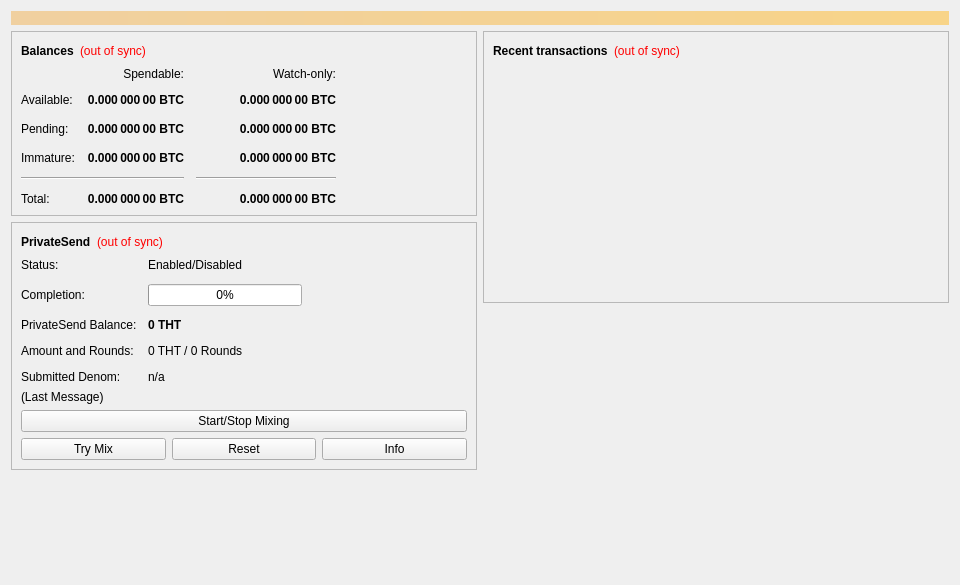
<?xml version="1.0" encoding="UTF-8"?>
<ui version="4.0">
 <class>OverviewPage</class>
 <widget class="QWidget" name="OverviewPage">
  <property name="geometry">
   <rect>
    <x>0</x>
    <y>0</y>
    <width>960</width>
    <height>585</height>
   </rect>
  </property>
  <property name="minimumSize">
   <size>
    <width>960</width>
    <height>0</height>
   </size>
  </property>
  <property name="windowTitle">
   <string>Form</string>
  </property>
  <layout class="QVBoxLayout" name="topLayout">
   <item>
    <widget class="QLabel" name="labelAlerts">
     <property name="visible">
      <bool>false</bool>
     </property>
     <property name="styleSheet">
      <string notr="true">QLabel { background-color: qlineargradient(x1: 0, y1: 0, x2: 1, y2: 0, stop:0 #F0D0A0, stop:1 #F8D488); color:#000000; }</string>
     </property>
     <property name="wordWrap">
      <bool>true</bool>
     </property>
     <property name="margin">
      <number>3</number>
     </property>
     <property name="textInteractionFlags">
      <set>Qt::TextSelectableByMouse</set>
     </property>
    </widget>
   </item>
   <item>
    <layout class="QHBoxLayout" name="horizontalLayout" stretch="1,1">
     <item>
      <layout class="QVBoxLayout" name="verticalLayout_2">
       <item>
        <widget class="QFrame" name="frame">
         <property name="frameShape">
          <enum>QFrame::StyledPanel</enum>
         </property>
         <property name="frameShadow">
          <enum>QFrame::Raised</enum>
         </property>
         <layout class="QVBoxLayout" name="verticalLayout_4">
          <item>
           <layout class="QHBoxLayout" name="horizontalLayout_4">
            <item>
             <widget class="QLabel" name="label_5">
              <property name="font">
               <font>
                <weight>75</weight>
                <bold>true</bold>
               </font>
              </property>
              <property name="text">
               <string>Balances</string>
              </property>
             </widget>
            </item>
            <item>
             <widget class="QLabel" name="labelWalletStatus">
              <property name="toolTip">
               <string>The displayed information may be out of date. Your wallet automatically synchronizes with the Thought network after a connection is established, but this process has not completed yet.</string>
              </property>
              <property name="styleSheet">
               <string notr="true">QLabel { color: red; }</string>
              </property>
              <property name="text">
               <string notr="true">(out of sync)</string>
              </property>
              <property name="alignment">
               <set>Qt::AlignLeading|Qt::AlignLeft|Qt::AlignVCenter</set>
              </property>
             </widget>
            </item>
            <item>
             <spacer name="horizontalSpacer_3">
              <property name="orientation">
               <enum>Qt::Horizontal</enum>
              </property>
              <property name="sizeHint" stdset="0">
               <size>
                <width>40</width>
                <height>20</height>
               </size>
              </property>
             </spacer>
            </item>
           </layout>
          </item>
          <item>
           <layout class="QGridLayout" name="gridLayout">
            <property name="spacing">
             <number>12</number>
            </property>
            <item row="2" column="2">
             <widget class="QLabel" name="labelWatchPending">
              <property name="font">
               <font>
                <weight>75</weight>
                <bold>true</bold>
               </font>
              </property>
              <property name="cursor">
               <cursorShape>IBeamCursor</cursorShape>
              </property>
              <property name="toolTip">
               <string>Unconfirmed transactions to watch-only addresses</string>
              </property>
              <property name="text">
               <string notr="true">0.000 000 00 BTC</string>
              </property>
              <property name="alignment">
               <set>Qt::AlignRight|Qt::AlignTrailing|Qt::AlignVCenter</set>
              </property>
              <property name="textInteractionFlags">
               <set>Qt::LinksAccessibleByMouse|Qt::TextSelectableByKeyboard|Qt::TextSelectableByMouse</set>
              </property>
             </widget>
            </item>
            <item row="2" column="1">
             <widget class="QLabel" name="labelUnconfirmed">
              <property name="font">
               <font>
                <weight>75</weight>
                <bold>true</bold>
               </font>
              </property>
              <property name="cursor">
               <cursorShape>IBeamCursor</cursorShape>
              </property>
              <property name="toolTip">
               <string>Total of transactions that have yet to be confirmed, and do not yet count toward the spendable balance</string>
              </property>
              <property name="text">
               <string notr="true">0.000 000 00 BTC</string>
              </property>
              <property name="alignment">
               <set>Qt::AlignRight|Qt::AlignTrailing|Qt::AlignVCenter</set>
              </property>
              <property name="textInteractionFlags">
               <set>Qt::LinksAccessibleByMouse|Qt::TextSelectableByKeyboard|Qt::TextSelectableByMouse</set>
              </property>
             </widget>
            </item>
            <item row="3" column="2">
             <widget class="QLabel" name="labelWatchImmature">
              <property name="font">
               <font>
                <weight>75</weight>
                <bold>true</bold>
               </font>
              </property>
              <property name="cursor">
               <cursorShape>IBeamCursor</cursorShape>
              </property>
              <property name="toolTip">
               <string>Mined balance in watch-only addresses that has not yet matured</string>
              </property>
              <property name="text">
               <string notr="true">0.000 000 00 BTC</string>
              </property>
              <property name="alignment">
               <set>Qt::AlignRight|Qt::AlignTrailing|Qt::AlignVCenter</set>
              </property>
              <property name="textInteractionFlags">
               <set>Qt::LinksAccessibleByMouse|Qt::TextSelectableByKeyboard|Qt::TextSelectableByMouse</set>
              </property>
             </widget>
            </item>
            <item row="4" column="0" colspan="2">
             <widget class="Line" name="lineSpendableBalance">
              <property name="orientation">
               <enum>Qt::Horizontal</enum>
              </property>
             </widget>
            </item>
            <item row="4" column="2">
             <widget class="Line" name="lineWatchBalance">
              <property name="sizePolicy">
               <sizepolicy hsizetype="Preferred" vsizetype="Fixed">
                <horstretch>0</horstretch>
                <verstretch>0</verstretch>
               </sizepolicy>
              </property>
              <property name="minimumSize">
               <size>
                <width>140</width>
                <height>0</height>
               </size>
              </property>
              <property name="orientation">
               <enum>Qt::Horizontal</enum>
              </property>
             </widget>
            </item>
            <item row="5" column="0">
             <widget class="QLabel" name="labelTotalText">
              <property name="text">
               <string>Total:</string>
              </property>
             </widget>
            </item>
            <item row="3" column="1">
             <widget class="QLabel" name="labelImmature">
              <property name="font">
               <font>
                <weight>75</weight>
                <bold>true</bold>
               </font>
              </property>
              <property name="cursor">
               <cursorShape>IBeamCursor</cursorShape>
              </property>
              <property name="toolTip">
               <string>Mined balance that has not yet matured</string>
              </property>
              <property name="text">
               <string notr="true">0.000 000 00 BTC</string>
              </property>
              <property name="alignment">
               <set>Qt::AlignRight|Qt::AlignTrailing|Qt::AlignVCenter</set>
              </property>
              <property name="textInteractionFlags">
               <set>Qt::LinksAccessibleByMouse|Qt::TextSelectableByKeyboard|Qt::TextSelectableByMouse</set>
              </property>
             </widget>
            </item>
            <item row="2" column="3">
             <spacer name="horizontalSpacer_2">
              <property name="orientation">
               <enum>Qt::Horizontal</enum>
              </property>
              <property name="sizeHint" stdset="0">
               <size>
                <width>40</width>
                <height>20</height>
               </size>
              </property>
             </spacer>
            </item>
            <item row="3" column="0">
             <widget class="QLabel" name="labelImmatureText">
              <property name="text">
               <string>Immature:</string>
              </property>
             </widget>
            </item>
            <item row="5" column="1">
             <widget class="QLabel" name="labelTotal">
              <property name="font">
               <font>
                <weight>75</weight>
                <bold>true</bold>
               </font>
              </property>
              <property name="cursor">
               <cursorShape>IBeamCursor</cursorShape>
              </property>
              <property name="toolTip">
               <string>Your current total balance</string>
              </property>
              <property name="text">
               <string notr="true">0.000 000 00 BTC</string>
              </property>
              <property name="alignment">
               <set>Qt::AlignRight|Qt::AlignTrailing|Qt::AlignVCenter</set>
              </property>
              <property name="textInteractionFlags">
               <set>Qt::LinksAccessibleByMouse|Qt::TextSelectableByKeyboard|Qt::TextSelectableByMouse</set>
              </property>
             </widget>
            </item>
            <item row="5" column="2">
             <widget class="QLabel" name="labelWatchTotal">
              <property name="font">
               <font>
                <weight>75</weight>
                <bold>true</bold>
               </font>
              </property>
              <property name="cursor">
               <cursorShape>IBeamCursor</cursorShape>
              </property>
              <property name="toolTip">
               <string>Current total balance in watch-only addresses</string>
              </property>
              <property name="text">
               <string notr="true">0.000 000 00 BTC</string>
              </property>
              <property name="alignment">
               <set>Qt::AlignRight|Qt::AlignTrailing|Qt::AlignVCenter</set>
              </property>
              <property name="textInteractionFlags">
               <set>Qt::LinksAccessibleByMouse|Qt::TextSelectableByKeyboard|Qt::TextSelectableByMouse</set>
              </property>
             </widget>
            </item>
            <item row="0" column="2">
             <widget class="QLabel" name="labelWatchonly">
              <property name="text">
               <string>Watch-only:</string>
              </property>
              <property name="alignment">
               <set>Qt::AlignRight|Qt::AlignTrailing|Qt::AlignVCenter</set>
              </property>
             </widget>
            </item>
            <item row="1" column="0">
             <widget class="QLabel" name="labelBalanceText">
              <property name="text">
               <string>Available:</string>
              </property>
             </widget>
            </item>
            <item row="1" column="1">
             <widget class="QLabel" name="labelBalance">
              <property name="font">
               <font>
                <weight>75</weight>
                <bold>true</bold>
               </font>
              </property>
              <property name="cursor">
               <cursorShape>IBeamCursor</cursorShape>
              </property>
              <property name="toolTip">
               <string>Your current spendable balance</string>
              </property>
              <property name="text">
               <string notr="true">0.000 000 00 BTC</string>
              </property>
              <property name="alignment">
               <set>Qt::AlignRight|Qt::AlignTrailing|Qt::AlignVCenter</set>
              </property>
              <property name="textInteractionFlags">
               <set>Qt::LinksAccessibleByMouse|Qt::TextSelectableByKeyboard|Qt::TextSelectableByMouse</set>
              </property>
             </widget>
            </item>
            <item row="1" column="2">
             <widget class="QLabel" name="labelWatchAvailable">
              <property name="font">
               <font>
                <weight>75</weight>
                <bold>true</bold>
               </font>
              </property>
              <property name="cursor">
               <cursorShape>IBeamCursor</cursorShape>
              </property>
              <property name="toolTip">
               <string>Your current balance in watch-only addresses</string>
              </property>
              <property name="text">
               <string notr="true">0.000 000 00 BTC</string>
              </property>
              <property name="alignment">
               <set>Qt::AlignRight|Qt::AlignTrailing|Qt::AlignVCenter</set>
              </property>
              <property name="textInteractionFlags">
               <set>Qt::LinksAccessibleByMouse|Qt::TextSelectableByKeyboard|Qt::TextSelectableByMouse</set>
              </property>
             </widget>
            </item>
            <item row="2" column="0">
             <widget class="QLabel" name="labelPendingText">
              <property name="text">
               <string>Pending:</string>
              </property>
             </widget>
            </item>
            <item row="0" column="1">
             <widget class="QLabel" name="labelSpendable">
              <property name="text">
               <string>Spendable:</string>
              </property>
              <property name="alignment">
               <set>Qt::AlignRight|Qt::AlignTrailing|Qt::AlignVCenter</set>
              </property>
             </widget>
            </item>
           </layout>
          </item>
         </layout>
        </widget>
       </item>
       <item>
        <widget class="QFrame" name="framePrivateSend">
         <property name="layoutDirection">
          <enum>Qt::LeftToRight</enum>
         </property>
         <property name="frameShape">
          <enum>QFrame::StyledPanel</enum>
         </property>
         <property name="frameShadow">
          <enum>QFrame::Raised</enum>
         </property>
         <layout class="QVBoxLayout" name="VerticalLayout_PS1">
          <item>
           <layout class="QHBoxLayout" name="horizontalLayout_5">
            <item>
             <widget class="QLabel" name="labelPrivateSendHeader">
              <property name="font">
               <font>
                <weight>75</weight>
                <bold>true</bold>
               </font>
              </property>
              <property name="text">
               <string>PrivateSend</string>
              </property>
             </widget>
            </item>
            <item>
             <widget class="QLabel" name="labelPrivateSendSyncStatus">
              <property name="toolTip">
               <string>The displayed information may be out of date. Your wallet automatically synchronizes with the Thought network after a connection is established, but this process has not completed yet.</string>
              </property>
              <property name="styleSheet">
               <string notr="true">QLabel { color: red; }</string>
              </property>
              <property name="text">
               <string notr="true">(out of sync)</string>
              </property>
              <property name="alignment">
               <set>Qt::AlignLeading|Qt::AlignLeft|Qt::AlignVCenter</set>
              </property>
             </widget>
            </item>
            <item>
             <spacer name="horizontalSpacer_4">
              <property name="orientation">
               <enum>Qt::Horizontal</enum>
              </property>
              <property name="sizeHint" stdset="0">
               <size>
                <width>40</width>
                <height>20</height>
               </size>
              </property>
             </spacer>
            </item>
           </layout>
          </item>
          <item>
           <layout class="QFormLayout" name="privateSendFormLayout">
            <property name="fieldGrowthPolicy">
             <enum>QFormLayout::AllNonFixedFieldsGrow</enum>
            </property>
            <property name="horizontalSpacing">
             <number>11</number>
            </property>
            <property name="verticalSpacing">
             <number>12</number>
            </property>
            <item row="0" column="0">
             <widget class="QLabel" name="labelPrivateSendEnabledText">
              <property name="text">
               <string>Status:</string>
              </property>
             </widget>
            </item>
            <item row="0" column="1">
             <widget class="QLabel" name="labelPrivateSendEnabled">
              <property name="text">
               <string>Enabled/Disabled</string>
              </property>
             </widget>
            </item>
            <item row="1" column="0">
             <widget class="QLabel" name="labelCompletitionText">
              <property name="text">
               <string>Completion:</string>
              </property>
             </widget>
            </item>
            <item row="1" column="1">
             <widget class="QProgressBar" name="privateSendProgress">
              <property name="maximumSize">
               <size>
                <width>154</width>
                <height>16777215</height>
               </size>
              </property>
              <property name="value">
               <number>0</number>
              </property>
             </widget>
            </item>
            <item row="2" column="0">
             <widget class="QLabel" name="labelAnonymizedText">
              <property name="text">
               <string>PrivateSend Balance:</string>
              </property>
             </widget>
            </item>
            <item row="2" column="1">
             <widget class="QLabel" name="labelAnonymized">
              <property name="font">
               <font>
                <weight>75</weight>
                <bold>true</bold>
               </font>
              </property>
              <property name="text">
               <string notr="true">0 THT</string>
              </property>
             </widget>
            </item>
            <item row="3" column="0">
             <widget class="QLabel" name="labelAmountAndRoundsText">
              <property name="text">
               <string>Amount and Rounds:</string>
              </property>
             </widget>
            </item>
            <item row="3" column="1">
             <widget class="QLabel" name="labelAmountRounds">
              <property name="text">
               <string>0 THT / 0 Rounds</string>
              </property>
             </widget>
            </item>
            <item row="4" column="0">
             <widget class="QLabel" name="labelSubmittedDenomText">
              <property name="text">
               <string>Submitted Denom:</string>
              </property>
             </widget>
            </item>
            <item row="4" column="1">
             <widget class="QLabel" name="labelSubmittedDenom">
              <property name="toolTip">
               <string>The denominations you submitted to the Masternode.&lt;br&gt;To mix, other users must submit the exact same denominations.</string>
              </property>
              <property name="text">
               <string>n/a</string>
              </property>
             </widget>
            </item>
           </layout>
          </item>
          <item>
           <layout class="QVBoxLayout" name="VerticalLayout_PS">
            <item>
             <widget class="QLabel" name="labelPrivateSendLastMessage">
              <property name="text">
               <string>(Last Message)</string>
              </property>
              <property name="alignment">
               <set>Qt::AlignLeading|Qt::AlignLeft|Qt::AlignTop</set>
              </property>
              <property name="wordWrap">
               <bool>true</bool>
              </property>
             </widget>
            </item>
            <item>
             <widget class="QPushButton" name="togglePrivateSend">
              <property name="sizePolicy">
               <sizepolicy hsizetype="MinimumExpanding" vsizetype="Fixed">
                <horstretch>0</horstretch>
                <verstretch>0</verstretch>
               </sizepolicy>
              </property>
              <property name="text">
               <string>Start/Stop Mixing</string>
              </property>
             </widget>
            </item>
            <item>
             <layout class="QHBoxLayout" name="horizontalLayout_debugbuttons">
              <item>
               <widget class="QPushButton" name="privateSendAuto">
                <property name="sizePolicy">
                 <sizepolicy hsizetype="MinimumExpanding" vsizetype="Fixed">
                  <horstretch>0</horstretch>
                  <verstretch>0</verstretch>
                 </sizepolicy>
                </property>
                <property name="toolTip">
                 <string>Try to manually submit a PrivateSend request.</string>
                </property>
                <property name="text">
                 <string>Try Mix</string>
                </property>
               </widget>
              </item>
              <item>
               <widget class="QPushButton" name="privateSendReset">
                <property name="sizePolicy">
                 <sizepolicy hsizetype="MinimumExpanding" vsizetype="Fixed">
                  <horstretch>0</horstretch>
                  <verstretch>0</verstretch>
                 </sizepolicy>
                </property>
                <property name="toolTip">
                 <string>Reset the current status of PrivateSend (can interrupt PrivateSend if it's in the process of Mixing, which can cost you money!)</string>
                </property>
                <property name="autoFillBackground">
                 <bool>false</bool>
                </property>
                <property name="text">
                 <string>Reset</string>
                </property>
               </widget>
              </item>
              <item>
               <widget class="QPushButton" name="privateSendInfo">
                <property name="sizePolicy">
                 <sizepolicy hsizetype="MinimumExpanding" vsizetype="Fixed">
                  <horstretch>0</horstretch>
                  <verstretch>0</verstretch>
                 </sizepolicy>
                </property>
                <property name="toolTip">
                 <string>Information about PrivateSend and Mixing</string>
                </property>
                <property name="text">
                 <string>Info</string>
                </property>
               </widget>
              </item>
             </layout>
            </item>
           </layout>
          </item>
         </layout>
        </widget>
       </item>
       <item>
        <spacer name="verticalSpacer">
         <property name="orientation">
          <enum>Qt::Vertical</enum>
         </property>
         <property name="sizeHint" stdset="0">
          <size>
           <width>20</width>
           <height>40</height>
          </size>
         </property>
        </spacer>
       </item>
      </layout>
     </item>
     <item>
      <layout class="QVBoxLayout" name="verticalLayout_3">
       <item>
        <widget class="QFrame" name="frame_2">
         <property name="frameShape">
          <enum>QFrame::StyledPanel</enum>
         </property>
         <property name="frameShadow">
          <enum>QFrame::Raised</enum>
         </property>
         <layout class="QVBoxLayout" name="verticalLayout">
          <item>
           <layout class="QHBoxLayout" name="horizontalLayout_2">
            <item>
             <widget class="QLabel" name="label_4">
              <property name="font">
               <font>
                <weight>75</weight>
                <bold>true</bold>
               </font>
              </property>
              <property name="text">
               <string>Recent transactions</string>
              </property>
             </widget>
            </item>
            <item>
             <widget class="QLabel" name="labelTransactionsStatus">
              <property name="toolTip">
               <string>The displayed information may be out of date. Your wallet automatically synchronizes with the Thought network after a connection is established, but this process has not completed yet.</string>
              </property>
              <property name="styleSheet">
               <string notr="true">QLabel { color: red; }</string>
              </property>
              <property name="text">
               <string notr="true">(out of sync)</string>
              </property>
              <property name="alignment">
               <set>Qt::AlignLeading|Qt::AlignLeft|Qt::AlignVCenter</set>
              </property>
             </widget>
            </item>
            <item>
             <spacer name="horizontalSpacer">
              <property name="orientation">
               <enum>Qt::Horizontal</enum>
              </property>
              <property name="sizeHint" stdset="0">
               <size>
                <width>40</width>
                <height>20</height>
               </size>
              </property>
             </spacer>
            </item>
           </layout>
          </item>
          <item>
           <widget class="QListView" name="listTransactions">
            <property name="styleSheet">
             <string notr="true">QListView { background: transparent; }</string>
            </property>
            <property name="frameShape">
             <enum>QFrame::NoFrame</enum>
            </property>
            <property name="verticalScrollBarPolicy">
             <enum>Qt::ScrollBarAlwaysOff</enum>
            </property>
            <property name="horizontalScrollBarPolicy">
             <enum>Qt::ScrollBarAlwaysOff</enum>
            </property>
            <property name="selectionMode">
             <enum>QAbstractItemView::NoSelection</enum>
            </property>
           </widget>
          </item>
         </layout>
        </widget>
       </item>
       <item>
        <spacer name="verticalSpacer_2">
         <property name="orientation">
          <enum>Qt::Vertical</enum>
         </property>
         <property name="sizeHint" stdset="0">
          <size>
           <width>20</width>
           <height>40</height>
          </size>
         </property>
        </spacer>
       </item>
      </layout>
     </item>
    </layout>
   </item>
  </layout>
 </widget>
 <resources/>
 <connections/>
</ui>
